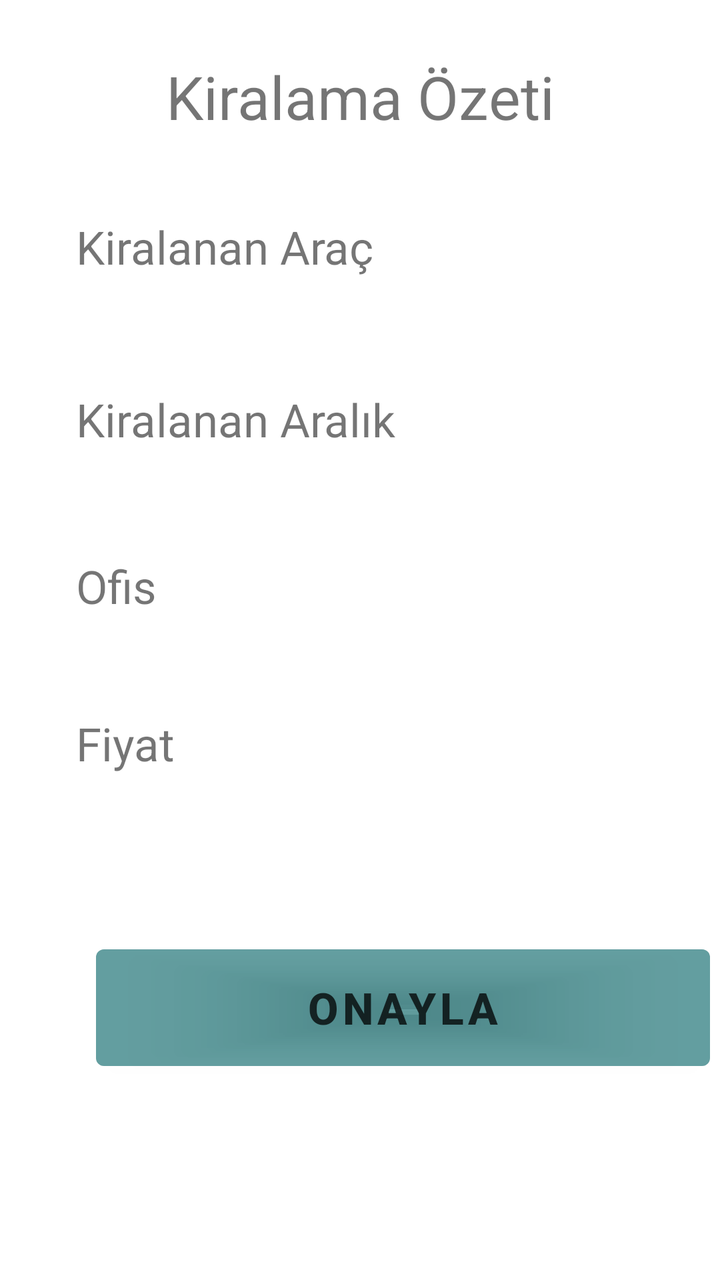
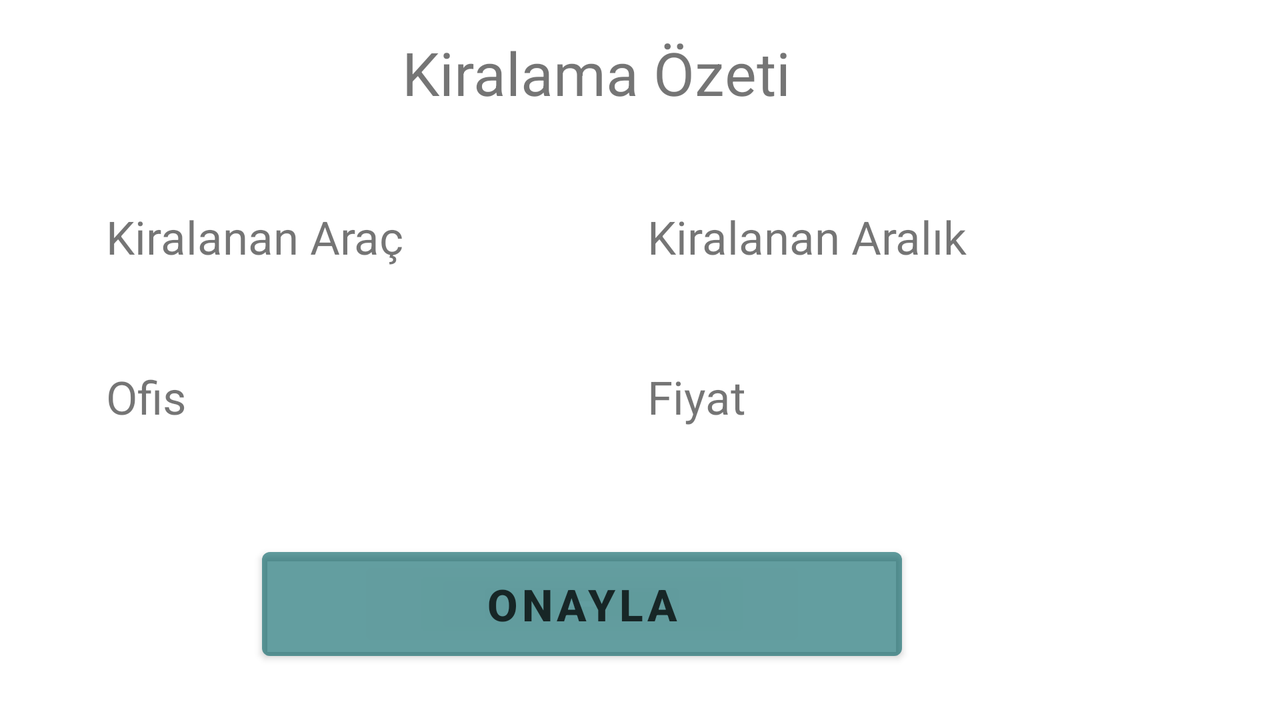

The same Android screen from two of the app's own layout files: first res/layout/ as a phone draws it, then the repository's variant for another configuration, drawn on a device whose configuration selects that folder. Both files follow.
<!-- AndroidManifest.xml: application theme Theme.VehicleRegistrationAndSelectionProject -->
<!-- res/layout/fragment_verify_vehicle_for_customer.xml -->
<?xml version="1.0" encoding="utf-8"?>
<androidx.constraintlayout.widget.ConstraintLayout xmlns:android="http://schemas.android.com/apk/res/android"
    xmlns:app="http://schemas.android.com/apk/res-auto"
    xmlns:tools="http://schemas.android.com/tools"
    android:layout_width="match_parent"
    android:layout_height="match_parent"
    tools:context=".VerifyVehicleForCustomer">


    <Button
        android:id="@+id/verifyButton"
        android:layout_width="307dp"
        android:layout_height="0dp"
        android:layout_marginStart="48dp"
        android:layout_marginBottom="101dp"
        android:backgroundTint="#60006064"
        android:text="Onayla"
        android:textAlignment="center"
        android:textColor="#C1000000"
        android:textSize="22sp"
        android:textStyle="bold"
        app:layout_constraintBottom_toBottomOf="parent"
        app:layout_constraintStart_toStartOf="parent"
        app:layout_constraintTop_toBottomOf="@+id/payView" />

    <TextView
        android:id="@+id/textViewRent"
        android:layout_width="304dp"
        android:layout_height="48dp"
        android:layout_marginStart="53dp"
        android:layout_marginTop="28dp"
        android:layout_marginEnd="53dp"
        android:layout_marginBottom="32dp"
        android:text="Kiralama Özeti"
        android:textAlignment="center"
        android:textSize="30sp"
        app:layout_constraintBottom_toTopOf="@+id/rentVehicleView"
        app:layout_constraintEnd_toEndOf="parent"
        app:layout_constraintStart_toStartOf="parent"
        app:layout_constraintTop_toTopOf="parent" />

    <TextView
        android:id="@+id/rentVehicleView"
        android:layout_width="0dp"
        android:layout_height="0dp"

        android:layout_marginStart="38dp"
        android:layout_marginEnd="38dp"
        android:layout_marginBottom="16dp"
        android:text="Kiralanan Araç"
        android:textSize="23sp"
        app:layout_constraintBottom_toTopOf="@+id/rentDateView"
        app:layout_constraintEnd_toEndOf="parent"
        app:layout_constraintStart_toStartOf="parent"
        app:layout_constraintTop_toBottomOf="@+id/textViewRent" />

    <TextView
        android:id="@+id/rentDateView"
        android:layout_width="0dp"
        android:layout_height="0dp"

        android:layout_marginStart="38dp"
        android:layout_marginEnd="38dp"
        android:layout_marginBottom="13dp"
        android:text="Kiralanan Aralık"
        android:textSize="23sp"
        app:layout_constraintBottom_toTopOf="@+id/officeView"
        app:layout_constraintEnd_toEndOf="parent"
        app:layout_constraintStart_toStartOf="parent"
        app:layout_constraintTop_toBottomOf="@+id/rentVehicleView" />

    <TextView
        android:id="@+id/officeView"
        android:layout_width="0dp"
        android:layout_height="0dp"

        android:layout_marginStart="38dp"
        android:layout_marginEnd="38dp"
        android:layout_marginBottom="8dp"
        android:text="Ofis"
        android:textSize="23sp"
        app:layout_constraintBottom_toTopOf="@+id/payView"
        app:layout_constraintEnd_toEndOf="parent"
        app:layout_constraintStart_toStartOf="parent"
        app:layout_constraintTop_toBottomOf="@+id/rentDateView" />

    <TextView
        android:id="@+id/payView"
        android:layout_width="0dp"
        android:layout_height="0dp"

        android:layout_marginStart="38dp"
        android:layout_marginEnd="38dp"
        android:layout_marginBottom="42dp"
        android:text="Fiyat"
        android:textSize="23sp"
        app:layout_constraintBottom_toTopOf="@+id/verifyButton"
        app:layout_constraintEnd_toEndOf="parent"
        app:layout_constraintStart_toStartOf="parent"
        app:layout_constraintTop_toBottomOf="@+id/officeView" />

</androidx.constraintlayout.widget.ConstraintLayout>
<!-- resources referenced by this layout -->
<resources>
  <style name="Theme.VehicleRegistrationAndSelectionProject" parent="Theme.MaterialComponents.DayNight.DarkActionBar">
          
          <item name="colorPrimary">@color/purple_500</item>
          <item name="colorPrimaryVariant">@color/purple_700</item>
          <item name="colorOnPrimary">@color/white</item>
          
          <item name="colorSecondary">@color/teal_200</item>
          <item name="colorSecondaryVariant">@color/teal_700</item>
          <item name="colorOnSecondary">@color/black</item>
          
          <item name="android:statusBarColor">?attr/colorPrimaryVariant</item>
          
      </style>
</resources>
<!-- res/layout-land/fragment_verify_vehicle_for_customer.xml (the repository's variant of the layout above) -->
<!-- drawn on the phone turned sideways -->
<?xml version="1.0" encoding="utf-8"?>
<androidx.constraintlayout.widget.ConstraintLayout xmlns:android="http://schemas.android.com/apk/res/android"
    xmlns:app="http://schemas.android.com/apk/res-auto"
    xmlns:tools="http://schemas.android.com/tools"
    android:layout_width="match_parent"
    android:layout_height="match_parent"
    tools:context=".VerifyVehicleForCustomer">


    <Button
        android:id="@+id/verifyButton"
        android:layout_width="0dp"
        android:layout_height="0dp"
        android:layout_marginStart="78dp"
        android:layout_marginEnd="91dp"
        android:layout_marginBottom="26dp"
        android:backgroundTint="#60006064"
        android:text="Onayla"
        android:textAlignment="center"
        android:textColor="#C1000000"
        android:textSize="22sp"
        android:textStyle="bold"
        app:layout_constraintBottom_toBottomOf="parent"
        app:layout_constraintEnd_toEndOf="@+id/payView"
        app:layout_constraintStart_toStartOf="@+id/officeView"
        app:layout_constraintTop_toBottomOf="@+id/payView" />

    <TextView
        android:id="@+id/textViewRent"
        android:layout_width="0dp"
        android:layout_height="0dp"
        android:layout_marginStart="1dp"
        android:layout_marginTop="16dp"
        android:layout_marginBottom="23dp"
        android:text="Kiralama Özeti"
        android:textAlignment="center"
        android:textSize="30sp"
        app:layout_constraintBottom_toTopOf="@+id/rentDateView"
        app:layout_constraintEnd_toEndOf="@+id/rentDateView"
        app:layout_constraintStart_toStartOf="@+id/rentVehicleView"
        app:layout_constraintTop_toTopOf="parent" />

    <TextView
        android:id="@+id/rentVehicleView"
        android:layout_width="0dp"
        android:layout_height="0dp"

        android:layout_marginStart="53dp"
        android:layout_marginEnd="52dp"
        android:text="Kiralanan Araç"
        android:textSize="23sp"
        app:layout_constraintBottom_toBottomOf="@+id/rentDateView"
        app:layout_constraintEnd_toStartOf="@+id/rentDateView"
        app:layout_constraintStart_toStartOf="parent"
        app:layout_constraintTop_toTopOf="@+id/rentDateView" />

    <TextView
        android:id="@+id/rentDateView"
        android:layout_width="0dp"
        android:layout_height="0dp"

        android:layout_marginEnd="98dp"
        android:layout_marginBottom="16dp"
        android:text="Kiralanan Aralık"
        android:textSize="23sp"
        app:layout_constraintBottom_toTopOf="@+id/payView"
        app:layout_constraintEnd_toEndOf="parent"
        app:layout_constraintStart_toEndOf="@+id/rentVehicleView"
        app:layout_constraintTop_toBottomOf="@+id/textViewRent" />

    <TextView
        android:id="@+id/officeView"
        android:layout_width="0dp"
        android:layout_height="0dp"

        android:layout_marginStart="53dp"
        android:layout_marginEnd="52dp"
        android:text="Ofis"
        android:textSize="23sp"
        app:layout_constraintBottom_toBottomOf="@+id/payView"
        app:layout_constraintEnd_toStartOf="@+id/payView"
        app:layout_constraintStart_toStartOf="parent"
        app:layout_constraintTop_toTopOf="@+id/payView" />

    <TextView
        android:id="@+id/payView"
        android:layout_width="0dp"
        android:layout_height="0dp"

        android:layout_marginEnd="98dp"
        android:layout_marginBottom="23dp"
        android:text="Fiyat"
        android:textSize="23sp"
        app:layout_constraintBottom_toTopOf="@+id/verifyButton"
        app:layout_constraintEnd_toEndOf="parent"
        app:layout_constraintStart_toEndOf="@+id/officeView"
        app:layout_constraintTop_toBottomOf="@+id/rentDateView" />

</androidx.constraintlayout.widget.ConstraintLayout>
